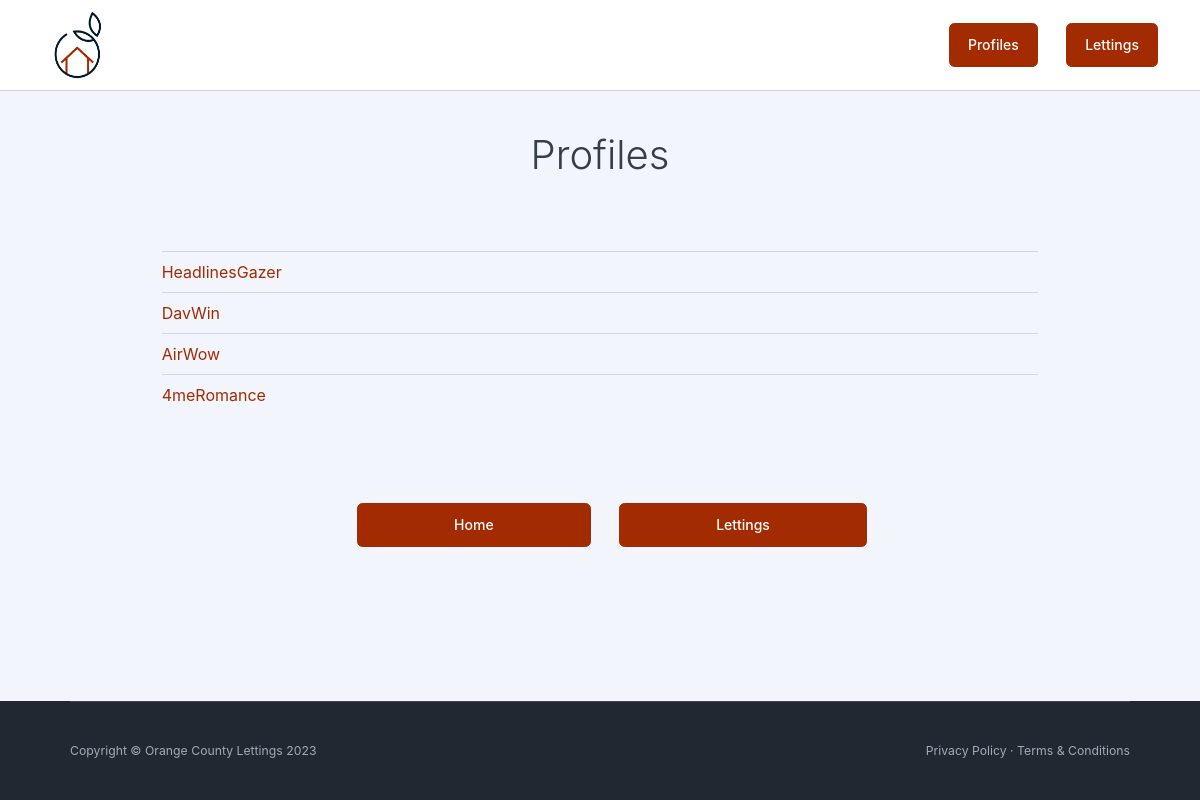
/profiles/, run on the app's committed database.
### profiles/models/profile.py (models this page shows, shortened)
class Profile(models.Model):
    user = models.OneToOneField(
        User, on_delete=models.CASCADE, help_text="Utilisateur associé à ce profil"
    )
    favorite_city = models.CharField(
        max_length=64,
        blank=True,
        help_text="Ville préférée de l'utilisateur (facultatif)",
    )
    class Meta:
        verbose_name = "Profil"
        verbose_name_plural = "Profils"

### profiles/views.py (the view)
# urls.py: path("", views.index, name="lettings_index"),
def index(request):
    logger.info("Accès à la page de liste des profils")
    try:
        profiles_list = Profile.objects.all()
        context = {"profiles_list": profiles_list}
        return render(request, "profiles/index.html", context)
    except Exception as e:
        logger.error(
            "Erreur lors de l'affichage de la liste des profils : %s", e, exc_info=True
        )
        raise

### profiles/templates/profiles/index.html (shortened to what this page needs)
{% extends "base.html" %}
{% block content %}
<div class="container px-5 py-5 text-center">
    <div class="row justify-content-center">
        <div class="col-lg-8">
            <h1 class="page-header-ui-title mb-3 display-6">Profiles</h1>
        </div>
    </div>
</div>
<div class="container px-5">
    <div class="row gx-5 justify-content-center">
        <div class="col-lg-10">
            <hr class="mb-0" />
            {% if profiles_list %}
                <ul class="list-group list-group-flush list-group-careers">
                    {% for profile in profiles_list %}
                        <li class="list-group-item">
                            <a href="{% url 'profile' username=profile.user.username %}">{{ profile.user.username }}</a>
                        </li>
                    {% endfor %}
                </ul>
            {% else %}
                <p>No profiles are available.</p>
            {% endif %}
        </div>
    </div>
</div>
<div class="container px-5 py-5 text-center">
    <div class="justify-content-center">
        <a class="btn fw-500 ms-lg-4 btn-primary px-10" href="{% url 'index' %}">
            Home
        </a>
        <a class="btn fw-500 ms-lg-4 btn-primary px-10" href="{% url 'lettings_index' %}">
            Lettings
        </a>
    </div>
</div>
{% endblock %}

### data on the page
Profile: user.username "HeadlinesGazer"
Profile: user.username "DavWin"
Profile: user.username "AirWow"
Profile: user.username "4meRomance"
